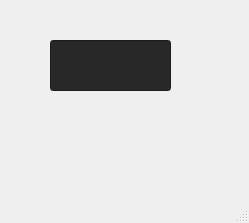
<?xml version="1.0" encoding="UTF-8"?>
<ui version="4.0">
 <class>MainWindow</class>
 <widget class="QMainWindow" name="MainWindow">
  <property name="geometry">
   <rect>
    <x>0</x>
    <y>0</y>
    <width>249</width>
    <height>223</height>
   </rect>
  </property>
  <property name="windowTitle">
   <string>MainWindow</string>
  </property>
  <property name="windowIcon">
   <iconset theme="clock"/>
  </property>
  <property name="styleSheet">
   <string notr="true"/>
  </property>
  <widget class="QWidget" name="centralwidget">
   <widget class="QLineEdit" name="lineEdit">
    <property name="geometry">
     <rect>
      <x>50</x>
      <y>40</y>
      <width>121</width>
      <height>51</height>
     </rect>
    </property>
    <property name="styleSheet">
     <string notr="true">color: rgb(239, 239, 239);
background-color: rgb(40, 40, 40);
alternate-background-color: rgb(36, 36, 36);
border-color: rgb(40, 40, 40);</string>
    </property>
   </widget>
  </widget>
  <widget class="QMenuBar" name="menubar">
   <property name="geometry">
    <rect>
     <x>0</x>
     <y>0</y>
     <width>249</width>
     <height>19</height>
    </rect>
   </property>
  </widget>
  <widget class="QStatusBar" name="statusbar"/>
 </widget>
 <resources/>
 <connections/>
</ui>
